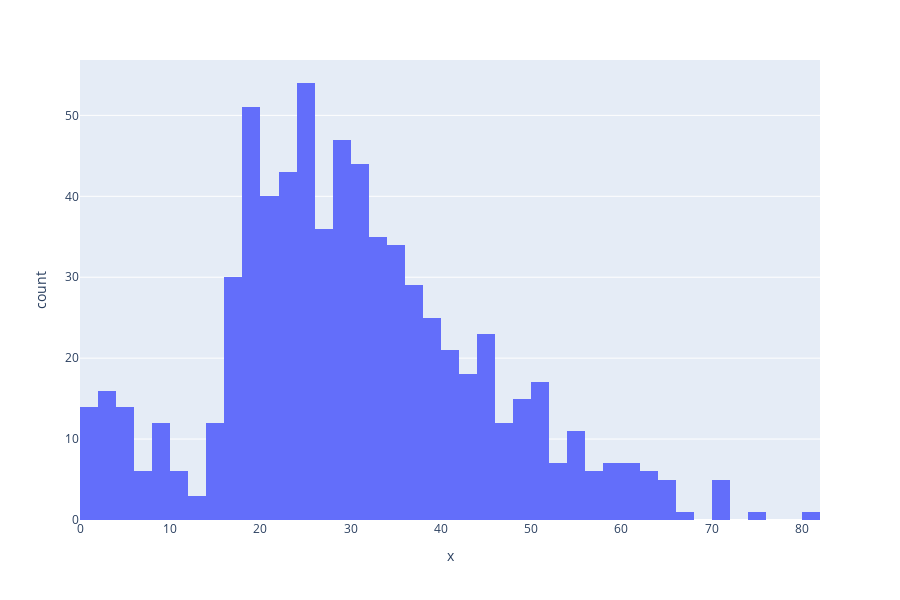

Notebook code cell kept with this figure:
### Markdown cell above
Out of almost 900 data points in the train dataset, we have almost 200 null data points. What should we do with them? 

For now, because of the time limit, I will just gonna replace them with the average. During the break or whenever I have more free time, I will come up with something better.

### Code cell
import plotly.express as px
tips = px.data.tips()
fig = px.histogram(tips, x=train_dataset['Age'], nbins=40)
fig.show()

### Figure 1 — Plotly figure (JSON) as saved in the notebook; plotly's stock layout.template omitted (floating-point values rounded to 4 significant figures; data arrays with more than 128 entries replaced by an {"elided": "..."} marker saying what was removed)
{"data": [{"alignmentgroup": "True", "bingroup": "x", "hoverlabel": {"namelength": 0}, "hovertemplate": "x=%{x}<br>count=%{y}", "legendgroup": "", "marker": {"color": "#636efa"}, "name": "", "nbinsx": 40, "offsetgroup": "", "orientation": "v", "showlegend": false, "type": "histogram", "x": {"elided": "891 float values"}, "xaxis": "x", "yaxis": "y"}], "layout": {"barmode": "relative", "height": 600, "legend": {"tracegroupgap": 0}, "margin": {"t": 60}, "xaxis": {"anchor": "y", "domain": [0, 1], "title": {"text": "x"}}, "yaxis": {"anchor": "x", "domain": [0, 1], "title": {"text": "count"}}}}
